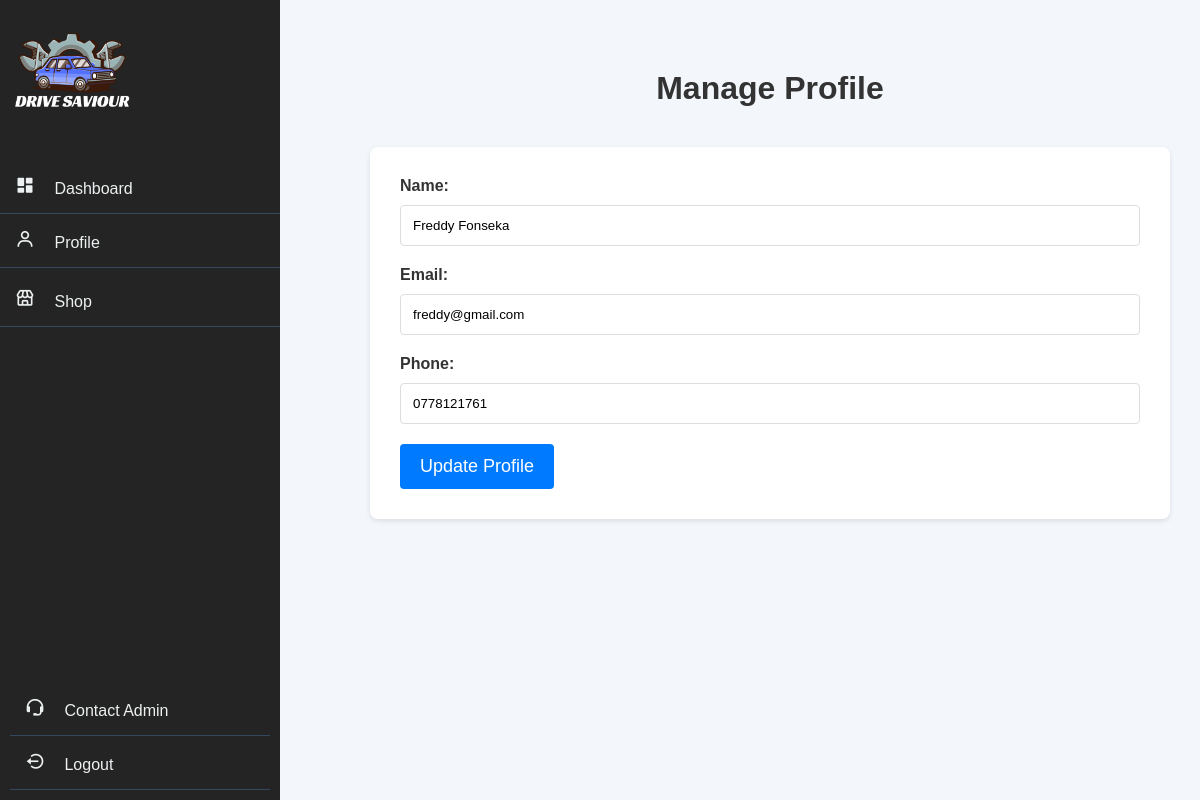
Page /shop_owner/ownerprofile/manage_profile.php (signed in) on the earlier database version.
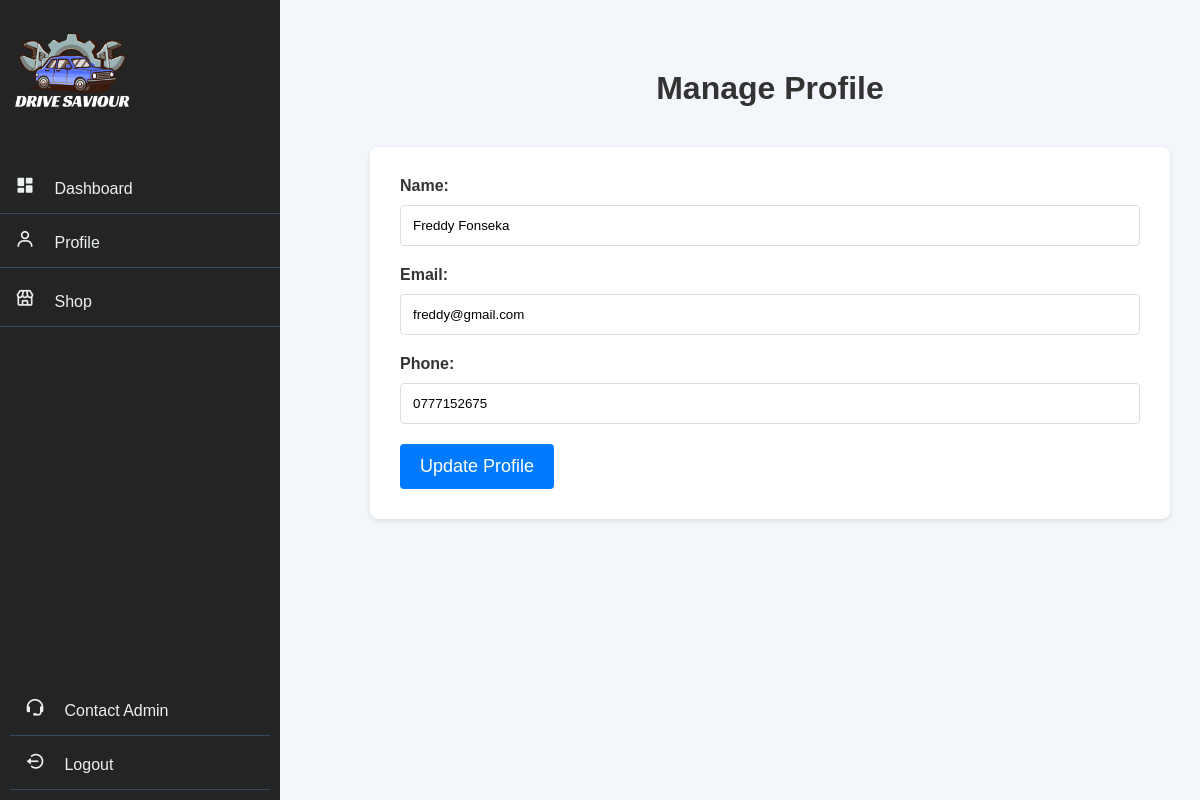
Same page on the later database version.
### tables this page shows
CREATE TABLE `shop_owner` (
  `name` varchar(100) NOT NULL,
  `phone` varchar(20) NOT NULL,
  `email` varchar(100) NOT NULL,
  `password` varchar(100) NOT NULL
);

### shop_owner/ownerprofile/manage_profile.php (the view, shortened to what this page needs)
<?php
require '../navbar/nav.php';
require '../../connection.php';
$user_email = $_SESSION['email'];
$query = $conn->prepare("SELECT * FROM shop_owner WHERE email = ?");
$query->bind_param("s", $user_email);
$query->execute();
$result = $query->get_result();
$user = $result->fetch_assoc();
?>
<!DOCTYPE html>
<html lang="en">
<head>
<link rel="stylesheet" href="https://cdnjs.cloudflare.com/ajax/libs/font-awesome/6.4.2/css/all.min.css">
<link rel="stylesheet" href="styles.css">
<link rel="stylesheet" href="../navbar/style.css">
</head>
<body>
<div class="main-content">
<h1>Manage Profile</h1>
        <form action="manage_profile.php" method="POST">
            <div>
                <label for="name">Name:</label>
                <input type="text" id="name" name="name" value="<?php echo htmlspecialchars($user['name']); ?>" required>
            </div>
            <div>
                <label for="email">Email:</label>
                <input type="email" id="email" name="email" value="<?php echo htmlspecialchars($user['email']); ?>" required>
            </div>
            <div>
                <label for="phone">Phone:</label>
                <input type="text" id="phone" name="phone" value="<?php echo htmlspecialchars($user['phone']); ?>" required>
            </div>
        <button type="submit" name="update_profile">Update Profile</button>
        </form>
</div>
</body>
</html>

Differences in the rows shown:
changed shop_owner "Freddy Fonseka": phone "0778121761" → "0777152675"
